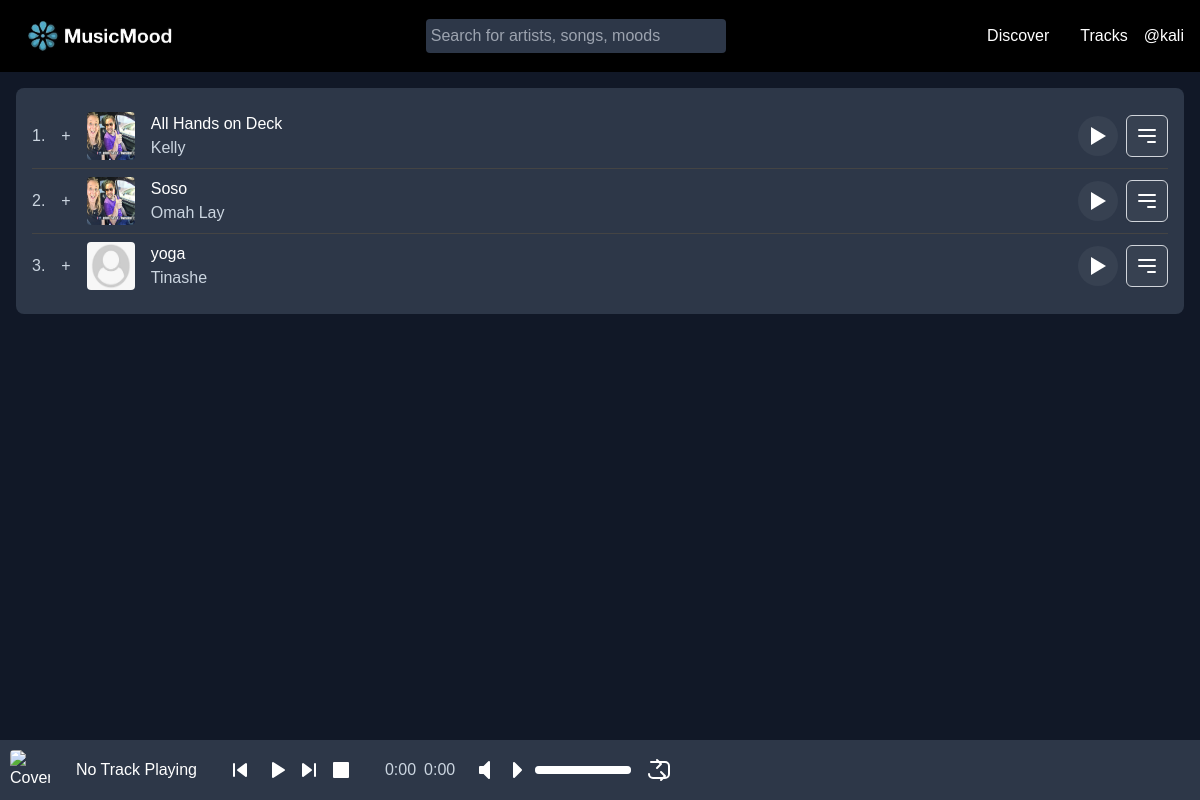
The page /song/song_list (signed in) on the database its author committed.
### app/models.py (models this page shows, shortened)
class Users(db.Model, UserMixin):
    id = db.Column(db.String(36), primary_key=True, default=lambda: str(uuid.uuid4()))
    username = db.Column(db.String(20), nullable=False, unique=True)
    name = db.Column(db.String(200), nullable=False)
    email = db.Column(db.String(120), nullable=False, unique=True)
    favorite_color = db.Column(db.String(120))
    date_added = db.Column(db.DateTime, nullable=False, default=datetime.utcnow)
    profile_pic = db.Column(db.String(255), nullable=True)
    is_admin = db.Column(db.Boolean, default=False)
    is_creater = db.Column(db.Boolean, default=False)
    playlists = db.relationship('Playlist', back_populates='user', cascade='all, delete-orphan')
    password_hash = db.Column(db.String(256))

class Song(db.Model):
    id = db.Column(db.String(36), primary_key=True, default=lambda: str(uuid.uuid4()))
    title = db.Column(db.String(100), nullable=False)
    artist = db.Column(db.String(100), nullable=False)
    album = db.Column(db.String(100), nullable=True)
    genre = db.Column(db.String(50), nullable=True)
    release_date = db.Column(db.Date, nullable=True)
    date_added = db.Column(db.DateTime, nullable=False, default=datetime.utcnow)
    song_file = db.Column(db.String(255), nullable=False)
    song_profile = db.Column(db.String(255), nullable=True)

### app/routes.py (the view)
@main.route('/song/song_list')
@login_required
def songs():
    songs = Song.query.all()
    return render_template('songs.html', songs=songs)

### app/__init__.py (called while the page is built)
def create_app():
    app = Flask(__name__)
    app.config.from_object(Config)
    db.init_app(app)
    migrate = Migrate(app, db)
    from .routes import main
    from .auth import auth  # Import the auth Blueprint
    app.register_blueprint(main)
    app.register_blueprint(auth, url_prefix='/auth')  # Register the auth Blueprint with a URL prefix
    login_manager = LoginManager()
    login_manager.init_app(app)
    login_manager.login_view = 'auth.login'
    @login_manager.user_loader
    def load_user(user_id):
        return Users.query.get(str(user_id))
    @app.errorhandler(404)
    def page_not_found(e):
        return render_template('404.html'), 404
    return app

### app/templates/songs.html (shortened to what this page needs)
{% extends 'base.html' %}
{% block content %}
<main class="p-4">
    <div class="song-list bg-gray-800 p-4 rounded-lg">
        {% for song in songs %}
        <div class="song-item flex items-center justify-between py-2 border-b border-gray-700">
            <div class="flex items-center space-x-4">
                <span class="text-gray-400">{{ loop.index }}.</span>
                <button class="text-gray-400">+</button>
                <img src="{{ url_for('static', filename=song.song_profile if song.song_profile else 'img/default.png') }}" alt="Song Cover" class="w-12 h-12 rounded">
                <div>
                    <p>{{ song.title }}</p>
                    <p class="text-gray-400">{{ song.artist }}</p>
                </div>
            </div>
            <div class="flex items-center space-x-2">
                <button class="text-white bg-gray-700 hover:bg-gray-600 rounded-full p-2 play-button" data-url="{{ url_for('static', filename=song.song_file) }}" data-title="{{ song.title }}" data-artist="{{ song.artist }}">
                    <svg xmlns="http://www.w3.org/2000/svg" class="h-6 w-6" fill="currentColor" viewBox="0 0 24 24">
                        <path d="M5 3v18l15-9-15-9z" />
                    </svg>
                </button>
                <div class="relative inline-block text-left">
                    <div>
                        <button type="button" class="inline-flex justify-center w-full rounded-md border border-gray-300 shadow-sm px-2 py-2 bg-gray-700 text-sm font-medium text-white hover:bg-gray-600 focus:outline-none focus:ring-2 focus:ring-offset-2 focus:ring-offset-gray-100 focus:ring-indigo-500" id="menu-button-{{ song.id }}" aria-expanded="true" aria-haspopup="true">
                            <svg xmlns="http://www.w3.org/2000/svg" class="h-6 w-6" fill="none" viewBox="0 0 24 24" stroke="currentColor">
                                <path stroke-linecap="round" stroke-linejoin="round" stroke-width="2" d="M4 6h16M4 12h16m-7 6h7" />
                            </svg>
                        </button>
                    </div>
                </div>
            </div>
        </div>
        {% endfor %}
    </div>
</main>
{% endblock %}

### app/templates/base.html (shortened to what this page needs)
<!DOCTYPE html>
<html lang="en">
<head>
    <link href="https://cdn.jsdelivr.net/npm/tailwindcss@2.2.19/dist/tailwind.min.css" rel="stylesheet">
    <link rel="stylesheet" href="{{ url_for('static', filename='css/styles.css') }}">
</head>
<body class="bg-gray-900 text-white flex flex-col min-h-screen">
    <header class="flex justify-between items-center p-4 bg-black">
        <div class="logo">
            <a href="{{ url_for('main.index')}}"><img src="{{ url_for('static', filename='img/logo.png') }}" alt="Audiomack Logo" class="h-10"></a>
        </div>
        <div class="search-bar">
            <input type="text" placeholder="Search for artists, songs, moods" class="p-2 rounded bg-gray-800 text-white">
        </div>
        <nav class="flex space-x-4">
            <a href="{{ url_for('main.playlist')}}" class="text-white">Discover</a>
            <a href="{{ url_for('main.songs')}}" class="text-white">Tracks</a>
            {% if current_user.is_authenticated %}
                <a href="{{ url_for('auth.profile')}}" class="text-white">@{{ current_user.username }}</a>
            {% endif %}
        </nav>
    </header>
    <div id="content" class="flex-grow">
        {% block content %}
        {% endblock %}
    </div>
    <footer class="fixed bottom-0 left-0 w-full bg-gray-800 p-2 flex items-center justify-between z-50">
        <div id="jp_container" class="jp-audio flex items-center w-full" role="application" aria-label="media player">
            <div class="flex items-center space-x-4">
                <div class="flex items-center space-x-4">
                    <img id="jp_cover" src="" alt="Cover Image" class="h-10 w-10 rounded">
                    <div class="jp-title flex-grow text-white" aria-label="title">No Track Playing</div>
                </div>
                <div class="jp-controls flex items-center space-x-2 mx-auto">
                    <button class="jp-previous text-white focus:outline-none" role="button" tabindex="0" aria-label="Previous">
                        <svg width="24" height="24" fill="none">
                            <path d="M10 12l8-6v12l-8-6Z" fill="currentColor" stroke="currentColor" stroke-width="2" stroke-linecap="round" stroke-linejoin="round" />
                            <path d="M6 6v12" stroke="currentColor" stroke-width="2" stroke-linecap="round" stroke-linejoin="round" />
                        </svg>
                    </button>
                    <button class="jp-play text-white focus:outline-none" role="button" tabindex="0" aria-label="Play">
                        <svg width="24" height="24" fill="none">
                            <path d="M8 5v14l11-7L8 5z" fill="currentColor" stroke="currentColor" stroke-width="2" stroke-linecap="round" stroke-linejoin="round" />
                        </svg>
                    </button>
                    <button class="jp-next text-white focus:outline-none" role="button" tabindex="0" aria-label="Next">
                        <svg width="24" height="24" fill="none">
                            <path d="M14 12L6 6v12l8-6Z" fill="currentColor" stroke="currentColor" stroke-width="2" stroke-linecap="round" stroke-linejoin="round" />
                            <path d="M18 6v12" stroke="currentColor" stroke-width="2" stroke-linecap="round" stroke-linejoin="round" />
                        </svg>
                    </button>
                    <button class="jp-stop text-white focus:outline-none" role="button" tabindex="0" aria-label="Stop">
                        <svg width="24" height="24" fill="none">
                            <rect x="5" y="5" width="14" height="14" fill="currentColor" stroke="currentColor" stroke-width="2" stroke-linecap="round" stroke-linejoin="round" />
                        </svg>
                    </button>
                </div>
                <div class="jp-time-holder flex items-center space-x-2 text-gray-400">
                    <div class="jp-current-time" role="timer" aria-label="time">0:00</div>
                    <div class="jp-duration" role="timer" aria-label="duration">0:00</div>
                </div>
                <div class="jp-volume-controls flex items-center space-x-2">
                    <button class="jp-mute text-white focus:outline-none" role="button" tabindex="0" aria-label="Mute">
                        <svg width="24" height="24" fill="none">
                            <path d="M9 9v6h4l5 5V4l-5 5H9z" fill="currentColor" stroke="currentColor" stroke-width="2" stroke-linecap="round" stroke-linejoin="round" />
                        </svg>
                    </button>
                    <button class="jp-volume-max text-white focus:outline-none" role="button" tabindex="0" aria-label="Max Volume">
                        <svg width="24" height="24" fill="none">
                            <path d="M11 5v14l7-7-7-7z" fill="currentColor" stroke="currentColor" stroke-width="2" stroke-linecap="round" stroke-linejoin="round" />
                        </svg>
                    </button>
                    <div class="jp-volume-bar bg-gray-600 rounded h-2 cursor-pointer w-24">
                        <div class="jp-volume-bar-value bg-white h-2 rounded"></div>
                    </div>
                </div>
                <div class="jp-toggles flex items-center space-x-2">
                    <button class="jp-repeat text-white focus:outline-none" role="button" tabindex="0" aria-label="Repeat">
                    </button>
                </div>
            </div>
        </div>
    </footer>
</body>
</html>

### app/static/css/styles.css (style rules this page uses)
body { margin: 0; font-family: Arial, sans-serif; background-color: #1a1a1a; color: white; }
.song-list { background-color: #2b2b2b; border-radius: 8px; }
.song-item { border-bottom: 1px solid #444; }
.song-item:last-child { border-bottom: none; }
.play-button { display: flex; align-items: center; justify-content: center; }
.fixed { position: fixed; }
.bottom-0 { bottom: 0; }
.left-0 { left: 0; }
.w-full { width: 100%; }
.bg-gray-800 { background-color: #2d3748; }
.p-2 { padding: 0.5rem; }
.flex { display: flex; }
.items-center { align-items: center; }
.justify-between { justify-content: space-between; }
.text-white { color: #fff; }
.text-gray-400 { color: #cbd5e0; }
.rounded-md { border-radius: 0.375rem; }
.bg-gray-600 { background-color: #718096; }
.rounded-lg { border-radius: 0.5rem; }
header { display: flex; justify-content: space-between; align-items: center; padding: 10px 20px; background-color: #000; }
.logo img { height: 40px; }
.search-bar input { padding: 5px; border: none; border-radius: 4px; width: 300px; }
nav a { margin: 0 15px; text-decoration: none; color: white; }
main { flex-grow: 1; padding: 20px; }
footer { background-color: #000; padding: 10px 20px; position: fixed; bottom: 0; width: 100%; display: flex; align-items: center; }
.jp-audio { background: #2d3748; color: white; width: 100%; height: 60px; padding: 10px; position: fixed; bottom: 0; left: 0; display: flex; justify-content: space-between; align-items: center; z-index: 1000; }
.jp-controls button { background: none; border: none; color: white; cursor: pointer; margin: 0 5px; }
.jp-time-holder { display: flex; align-items: center; }
.jp-volume-controls, .jp-toggles { display: flex; align-items: center; }
.jp-title { white-space: nowrap; overflow: hidden; text-overflow: ellipsis; flex: 1; text-align: center; padding: 0 10px; }

### rows shown on the page
Users: username "kali"
Song: song_profile (picture), title "All Hands on Deck", artist "Kelly"
Song: song_profile (picture), title "Soso", artist "Omah Lay"
Song: song_profile (placeholder picture), title "yoga", artist "Tinashe"
